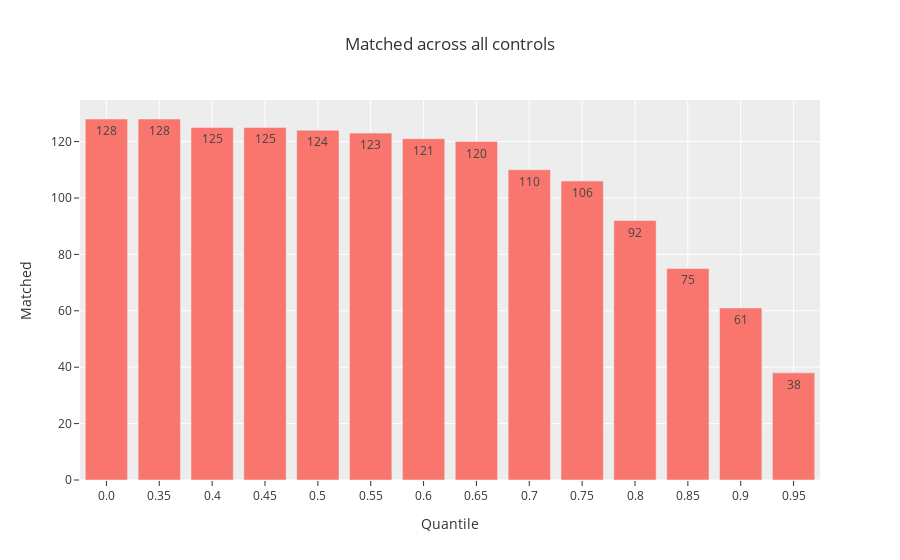

Here is the notebook cell this chart was saved with:
### Code cell
q_ths = list(range(35, 100, 5))
q_ths.sort()
stats = [(0, len(t_sel_tfs))]  # default values
for q_th in q_ths:
    q_th = q_th / 100

    common_ctrls = set()
    for key, value in exp_ctrls.items():
        label = key.split("t")[-1]
        matched_ctrl, fig_ctrl, meta_info, global_stats = calculate_degree_thresholds(exp_set=value, sel_tfs=t_sel_tfs, label=label, q_th=q_th, verbose=False)

        common_ctrls.update(matched_ctrl)

    stats.append((q_th, len(common_ctrls)))
    print(f"### Matched (all ctrls & 98 TFs) {len(common_ctrls)}")

stats = pd.DataFrame(stats, columns=["Quantile", "Matched"])
stats.sort_values(by="Quantile", ascending=True, inplace=True)
stats["Quantile"] = stats["Quantile"].astype(str)

px.bar(stats, x="Quantile", y="Matched", text_auto=True, title="Matched across all controls")

### Figure 1 — Plotly figure (JSON) as saved in the notebook; plotly's stock layout.template omitted (floating-point values rounded to 4 significant figures)
{"data": [{"alignmentgroup": "True", "hovertemplate": "Quantile=%{x}<br>Matched=%{y}<extra></extra>", "legendgroup": "", "marker": {"color": "#F8766D", "pattern": {"shape": ""}}, "name": "", "offsetgroup": "", "orientation": "v", "showlegend": false, "textposition": "auto", "texttemplate": "%{y}", "type": "bar", "x": ["0.0", "0.35", "0.4", "0.45", "0.5", "0.55", "0.6", "0.65", "0.7", "0.75", "0.8", "0.85", "0.9", "0.95"], "xaxis": "x", "y": [128, 128, 125, 125, 124, 123, 121, 120, 110, 106, 92, 75, 61, 38], "yaxis": "y"}], "layout": {"barmode": "relative", "legend": {"tracegroupgap": 0}, "title": {"text": "Matched across all controls"}, "xaxis": {"anchor": "y", "domain": [0, 1], "title": {"text": "Quantile"}}, "yaxis": {"anchor": "x", "domain": [0, 1], "title": {"text": "Matched"}}}}
